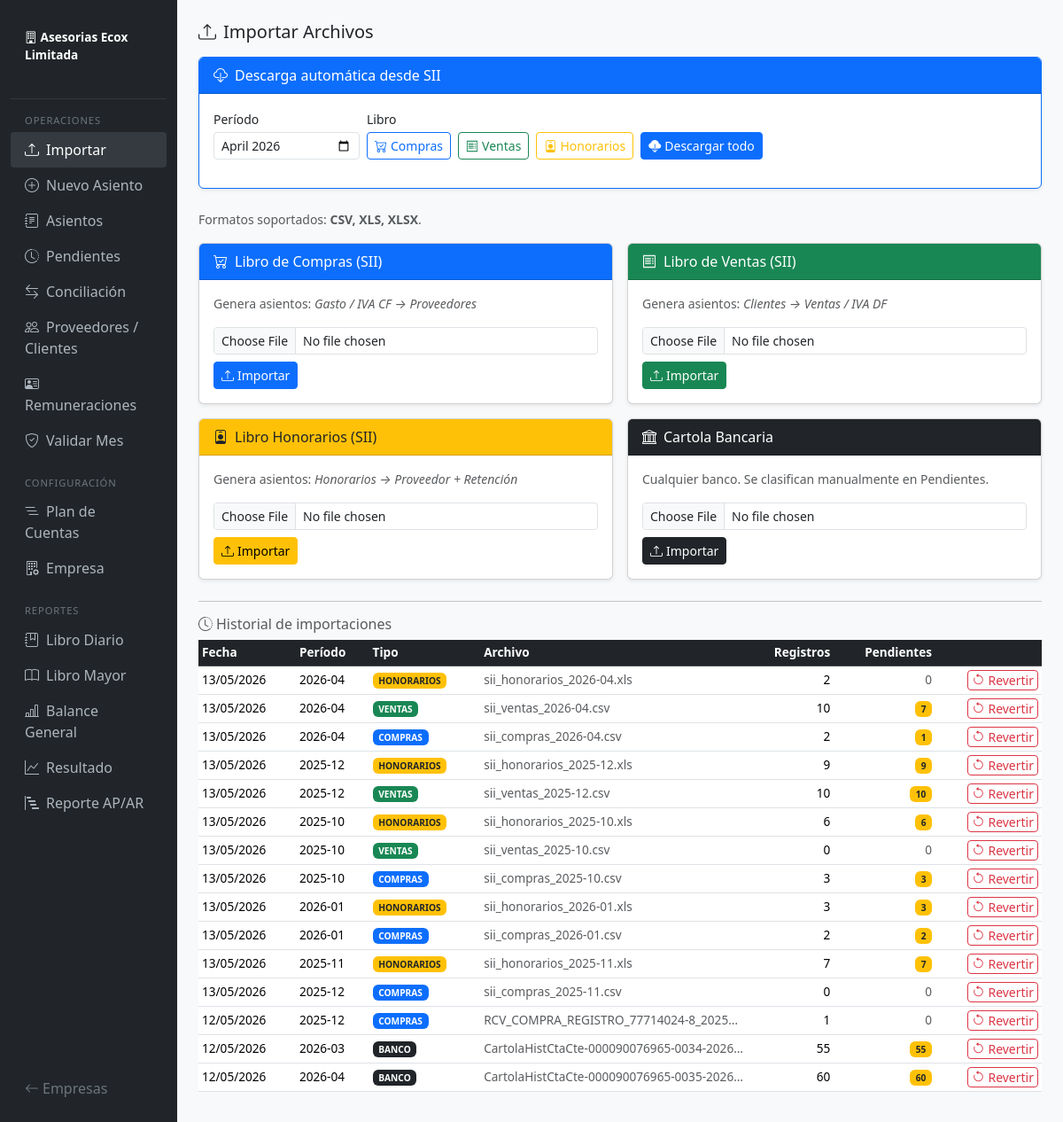
/empresa/2/importar, run on the app's committed database.
### models.py (models this page shows, shortened)
class Empresa(db.Model):
    __tablename__ = 'empresas'
    id = db.Column(db.Integer, primary_key=True)
    rut = db.Column(db.String(12), unique=True, nullable=False)
    razon_social = db.Column(db.String(200), nullable=False)
    nombre_fantasia = db.Column(db.String(200))
    giro = db.Column(db.String(300))
    activa = db.Column(db.Boolean, default=True)
    clave_sii = db.Column(db.String(200))   # clave portal SII (opcional)
    cuentas = db.relationship('Cuenta', backref='empresa', lazy='dynamic')
    asientos = db.relationship('Asiento', backref='empresa', lazy='dynamic')
    documentos_sii = db.relationship('DocumentoSII', backref='empresa', lazy='dynamic')
    movimientos_banco = db.relationship('MovimientoBanco', backref='empresa', lazy='dynamic')
    reglas = db.relationship('ReglaClasificacion', backref='empresa', lazy='dynamic')

class ArchivoImportado(db.Model):
    __tablename__ = 'archivos_importados'
    id = db.Column(db.Integer, primary_key=True)
    empresa_id = db.Column(db.Integer, db.ForeignKey('empresas.id'), nullable=False)
    tipo = db.Column(db.String(20), nullable=False)   # COMPRAS, VENTAS, HONORARIOS, BANCO
    nombre_archivo = db.Column(db.String(300))
    sha256 = db.Column(db.String(64), nullable=False)
    fecha_importacion = db.Column(db.DateTime, default=datetime.now)
    ndocs = db.Column(db.Integer, default=0)
    periodo = db.Column(db.String(7))        # "YYYY-MM" of most docs, nullable
    banco = db.Column(db.String(100))        # only for BANCO tipo
    cuenta_bancaria = db.Column(db.String(50))
    empresa = db.relationship('Empresa', backref=db.backref('archivos', lazy='dynamic'))

### routes/importar.py (the view)
@bp.route('/empresa/<int:eid>/importar')
def index(eid):
    empresa = Empresa.query.get_or_404(eid)
    archivos = (ArchivoImportado.query
                .filter_by(empresa_id=eid)
                .order_by(ArchivoImportado.fecha_importacion.desc())
                .all())
    from datetime import date
    hoy = date.today()
    if hoy.month == 1:
        mes_anterior = date(hoy.year - 1, 12, 1)
    else:
        mes_anterior = date(hoy.year, hoy.month - 1, 1)
    doc_pend = dict(
        db.session.query(DocumentoSII.archivo_origen, func.count(DocumentoSII.id))
        .filter_by(empresa_id=eid, procesado=False)
        .group_by(DocumentoSII.archivo_origen).all()
    )
    mov_pend = dict(
        db.session.query(MovimientoBanco.archivo_origen, func.count(MovimientoBanco.id))
        .filter_by(empresa_id=eid, procesado=False)
        .group_by(MovimientoBanco.archivo_origen).all()
    )
    def _pendientes(a):
        if a.tipo == 'BANCO':
            return mov_pend.get(a.nombre_archivo, 0)
        return doc_pend.get(a.nombre_archivo, 0)
    return render_template('importar/index.html', empresa=empresa, archivos=archivos,
                           pendientes_fn=_pendientes,
                           hoy=hoy.isoformat(),
                           mes_anterior=mes_anterior.strftime('%Y-%m'))

### templates/importar/index.html (shortened to what this page needs)
{% extends 'base.html' %}
{% block content %}
<h5 class="mb-3"><i class="bi bi-upload me-2"></i>Importar Archivos</h5>
{% if empresa.rut %}
<div class="card shadow-sm mb-4 border-primary">
  <div class="card-header bg-primary text-white d-flex justify-content-between align-items-center">
    <span><i class="bi bi-cloud-download me-2"></i>Descarga automática desde SII</span>
  </div>
  <div class="card-body">
    {% if empresa.clave_sii %}
    <div class="row g-2 align-items-end mb-3">
      <div class="col-auto">
        <label class="form-label small mb-1">Período</label>
        <input type="month" id="autoMes" class="form-control form-control-sm"
               value="{{ mes_anterior }}">
      </div>
      <div class="col-auto">
        <label class="form-label small mb-1">Libro</label>
        <div class="d-flex gap-2 flex-wrap">
          <button class="btn btn-sm btn-outline-primary btn-auto-sii" data-tipo="compras">
            <i class="bi bi-cart-check me-1"></i>Compras
          </button>
          <button class="btn btn-sm btn-outline-success btn-auto-sii" data-tipo="ventas">
            <i class="bi bi-receipt me-1"></i>Ventas
          </button>
          <button class="btn btn-sm btn-outline-warning btn-auto-sii" data-tipo="honorarios">
            <i class="bi bi-person-badge me-1"></i>Honorarios
          </button>
          <button class="btn btn-sm btn-primary" id="btnDescargarTodo">
            <i class="bi bi-cloud-download-fill me-1"></i>Descargar todo
          </button>
        </div>
      </div>
    </div>
    {% endif %}
  </div>
</div>
{% endif %}
<p class="text-muted small mb-3">Formatos soportados: <strong>CSV, XLS, XLSX</strong>.</p>
<div class="row g-3">
  <div class="col-md-6">
    <div class="card shadow-sm">
      <div class="card-header bg-primary text-white">
        <i class="bi bi-cart-check me-2"></i>Libro de Compras (SII)
      </div>
      <div class="card-body">
        <p class="small text-muted">Genera asientos: <em>Gasto / IVA CF → Proveedores</em></p>
        <form class="form-import"
              data-url="{{ url_for('importar.subir', eid=empresa.id, tipo='compras') }}"
              enctype="multipart/form-data">
          <div class="mb-2">
            <input type="file" name="archivo" class="form-control form-control-sm"
                   accept=".csv,.xls,.xlsx" required>
          </div>
          <button type="submit" class="btn btn-primary btn-sm">
            <i class="bi bi-upload me-1"></i>Importar
          </button>
        </form>
      </div>
    </div>
  </div>
  <div class="col-md-6">
    <div class="card shadow-sm">
      <div class="card-header bg-success text-white">
        <i class="bi bi-receipt me-2"></i>Libro de Ventas (SII)
      </div>
      <div class="card-body">
        <p class="small text-muted">Genera asientos: <em>Clientes → Ventas / IVA DF</em></p>
        <form class="form-import"
              data-url="{{ url_for('importar.subir', eid=empresa.id, tipo='ventas') }}"
              enctype="multipart/form-data">
          <div class="mb-2">
            <input type="file" name="archivo" class="form-control form-control-sm"
                   accept=".csv,.xls,.xlsx" required>
          </div>
          <button type="submit" class="btn btn-success btn-sm">
            <i class="bi bi-upload me-1"></i>Importar
          </button>
        </form>
      </div>
    </div>
  </div>
  <div class="col-md-6">
    <div class="card shadow-sm">
      <div class="card-header bg-warning text-dark">
        <i class="bi bi-person-badge me-2"></i>Libro Honorarios (SII)
      </div>
      <div class="card-body">
        <p class="small text-muted">Genera asientos: <em>Honorarios → Proveedor + Retención</em></p>
        <form class="form-import"
              data-url="{{ url_for('importar.subir', eid=empresa.id, tipo='honorarios') }}"
              enctype="multipart/form-data">
          <div class="mb-2">
            <input type="file" name="archivo" class="form-control form-control-sm"
                   accept=".csv,.xls,.xlsx" required>
          </div>
          <button type="submit" class="btn btn-warning btn-sm">
            <i class="bi bi-upload me-1"></i>Importar
          </button>
        </form>
      </div>
    </div>
  </div>
  <div class="col-md-6">
    <div class="card shadow-sm">
      <div class="card-header bg-dark text-white">
        <i class="bi bi-bank me-2"></i>Cartola Bancaria
      </div>
      <div class="card-body">
        <p class="small text-muted">Cualquier banco. Se clasifican manualmente en Pendientes.</p>
        <form class="form-import"
              data-url="{{ url_for('importar.subir', eid=empresa.id, tipo='banco') }}"
              enctype="multipart/form-data">
          <div class="mb-2">
            <input type="file" name="archivo" class="form-control form-control-sm"
                   accept=".csv,.xls,.xlsx" required>
          </div>
          <button type="submit" class="btn btn-dark btn-sm">
            <i class="bi bi-upload me-1"></i>Importar
          </button>
        </form>
      </div>
    </div>
  </div>
</div>
{% if archivos %}
<hr class="mt-4">
<h6 class="text-muted mt-3"><i class="bi bi-clock-history me-1"></i>Historial de importaciones</h6>
<div class="table-responsive">
  <table class="table table-sm table-hover align-middle">
    <thead class="table-dark">
      <tr>
        <th data-sort="date">Fecha</th>
        <th data-sort="text">Período</th>
        <th data-sort="text">Tipo</th>
        <th data-sort="text">Archivo</th>
        <th class="text-end" data-sort="num">Registros</th>
        <th class="text-end" data-sort="num">Pendientes</th>
        <th></th>
      </tr>
    </thead>
    <tbody>
      {% for a in archivos %}
      {% set pend = pendientes_fn(a) %}
      <tr>
        <td class="small text-nowrap">{{ a.fecha_importacion|fecha_cl }}</td>
        <td class="small">{{ a.periodo or '—' }}</td>
        <td>
          <span class="badge
            {% if a.tipo=='COMPRAS' %}bg-primary
            {% elif a.tipo=='VENTAS' %}bg-success
            {% elif a.tipo=='HONORARIOS' %}bg-warning text-dark
            {% else %}bg-dark{% endif %}">
            {{ a.tipo }}
          </span>
        </td>
        <td class="small text-muted" style="max-width:220px;overflow:hidden;text-overflow:ellipsis;white-space:nowrap"
            title="{{ a.nombre_archivo }}">{{ a.nombre_archivo }}</td>
        <td class="text-end small">{{ a.ndocs or 0 }}</td>
        <td class="text-end small">
          {% if pend > 0 %}
            <span class="badge bg-warning text-dark">{{ pend }}</span>
          {% else %}
            <span class="text-muted">0</span>
          {% endif %}
        </td>
        <td class="text-end">
          <form method="post"
                action="{{ url_for('importar.revertir', eid=empresa.id, aid=a.id) }}"
                class="d-inline">
            <button class="btn btn-sm btn-outline-danger py-0 px-1"
                    title="Eliminar registros pendientes de esta importación"
                    onclick="return confirm('¿Revertir importación «{{ a.nombre_archivo }}»?\nSe eliminarán {{ pend }} registro(s) pendiente(s).\nLos ya contabilizados NO se tocan.')">
              <i class="bi bi-arrow-counterclockwise me-1"></i>Revertir
            </button>
          </form>
        </td>
      </tr>
      {% endfor %}
    </tbody>
  </table>
</div>
{% endif %}
{% endblock %}

### templates/base.html (shortened to what this page needs)
<!DOCTYPE html>
<html lang="es">
<head>
  <link href="https://cdn.jsdelivr.net/npm/bootstrap@5.3.3/dist/css/bootstrap.min.css" rel="stylesheet">
  <link href="https://cdn.jsdelivr.net/npm/bootstrap-icons@1.11.3/font/bootstrap-icons.min.css" rel="stylesheet">
  <link href="https://cdn.jsdelivr.net/npm/tom-select@2.3.1/dist/css/tom-select.bootstrap5.min.css" rel="stylesheet">
</head>
<body>
<div class="container-fluid">
  <div class="row">
    {% if empresa is defined and empresa %}
    <nav class="col-md-2 sidebar d-flex flex-column py-3">
      <div class="empresa-nombre">
        <i class="bi bi-building me-1"></i>{{ empresa.nombre_fantasia or empresa.razon_social }}
        <div class="text-muted" style="font-size:.75rem;font-weight:400">{{ empresa.rut }}</div>
      </div>
      <hr class="text-secondary my-1">
      <div class="nav-section">Operaciones</div>
      <ul class="nav flex-column">
        <li><a class="nav-link {% if 'importar' in request.endpoint %}active{% endif %}"
               href="{{ url_for('importar.index', eid=empresa.id) }}">
          <i class="bi bi-upload me-2"></i>Importar</a></li>
        <li><a class="nav-link {% if request.endpoint=='asientos.nuevo' %}active{% endif %}"
               href="{{ url_for('asientos.nuevo', eid=empresa.id) }}">
          <i class="bi bi-plus-circle me-2"></i>Nuevo Asiento</a></li>
        <li><a class="nav-link {% if request.endpoint=='asientos.lista' %}active{% endif %}"
               href="{{ url_for('asientos.lista', eid=empresa.id) }}">
          <i class="bi bi-journal-text me-2"></i>Asientos</a></li>
        <li><a class="nav-link {% if 'pendientes' in request.endpoint %}active{% endif %}"
               href="{{ url_for('pendientes.index', eid=empresa.id) }}">
          <i class="bi bi-clock-history me-2"></i>Pendientes
        </a></li>
        <li><a class="nav-link {% if 'conciliacion' in request.endpoint %}active{% endif %}"
               href="{{ url_for('conciliacion.index', eid=empresa.id) }}">
          <i class="bi bi-arrow-left-right me-2"></i>Conciliación</a></li>
        <li><a class="nav-link {% if 'contrapartes' in request.endpoint %}active{% endif %}"
               href="{{ url_for('contrapartes.index', eid=empresa.id) }}">
          <i class="bi bi-people me-2"></i>Proveedores / Clientes</a></li>
        <li><a class="nav-link {% if 'remuneraciones' in request.endpoint %}active{% endif %}"
               href="{{ url_for('remuneraciones.index', eid=empresa.id) }}">
          <i class="bi bi-person-vcard me-2"></i>Remuneraciones</a></li>
        <li><a class="nav-link {% if 'validacion' in request.endpoint %}active{% endif %}"
               href="{{ url_for('validacion.index', eid=empresa.id) }}">
          <i class="bi bi-shield-check me-2"></i>Validar Mes</a></li>
      </ul>
      <div class="nav-section mt-2">Configuración</div>
      <ul class="nav flex-column">
        <li><a class="nav-link {% if 'cuentas' in request.endpoint %}active{% endif %}"
               href="{{ url_for('cuentas.lista', eid=empresa.id) }}">
          <i class="bi bi-list-nested me-2"></i>Plan de Cuentas</a></li>
        <li><a class="nav-link {% if request.endpoint in ('empresas.editar',) %}active{% endif %}"
               href="{{ url_for('empresas.editar', eid=empresa.id) }}">
          <i class="bi bi-building-gear me-2"></i>Empresa</a></li>
      </ul>
      <div class="nav-section mt-2">Reportes</div>
      <ul class="nav flex-column">
        <li><a class="nav-link {% if request.endpoint in ('reportes.diario','reportes.diario_imprimir') %}active{% endif %}"
               href="{{ url_for('reportes.diario', eid=empresa.id) }}">
          <i class="bi bi-journal-bookmark me-2"></i>Libro Diario</a></li>
        <li><a class="nav-link {% if request.endpoint in ('reportes.mayor','reportes.mayor_imprimir') %}active{% endif %}"
               href="{{ url_for('reportes.mayor', eid=empresa.id) }}">
          <i class="bi bi-book me-2"></i>Libro Mayor</a></li>
        <li><a class="nav-link {% if request.endpoint in ('reportes.balance','reportes.balance_imprimir') %}active{% endif %}"
               href="{{ url_for('reportes.balance', eid=empresa.id) }}">
          <i class="bi bi-bar-chart-line me-2"></i>Balance General</a></li>
        <li><a class="nav-link {% if request.endpoint=='reportes.resultado' %}active{% endif %}"
               href="{{ url_for('reportes.resultado', eid=empresa.id) }}">
          <i class="bi bi-graph-up me-2"></i>Resultado</a></li>
        <li><a class="nav-link {% if request.endpoint=='reportes.ap_ar' %}active{% endif %}"
               href="{{ url_for('reportes.ap_ar', eid=empresa.id) }}">
          <i class="bi bi-bar-chart-steps me-2"></i>Reporte AP/AR</a></li>
      </ul>
      <div class="mt-auto pt-3 pb-2">
        <a class="nav-link text-secondary" href="{{ url_for('main.index') }}">
          <i class="bi bi-arrow-left me-1"></i>Empresas
        </a>
      </div>
    </nav>
    <main class="col-md-10 main-content">
    {% else %}
    <main class="col-12 main-content">
    {% endif %}
      {% block content %}{% endblock %}
    </main>
  </div>
</div>
</body>
</html>

### templates/base.html (style rules this page uses)
body { background: #f8f9fa; }
.sidebar { min-height: 100vh; background: #212529; }
.sidebar .nav-link { color: #adb5bd; padding: .5rem 1rem; }
.sidebar .nav-link:hover, .sidebar .nav-link.active { color: #fff; background: #343a40; border-radius: 4px; }
.sidebar .nav-section { color: #6c757d; font-size: .7rem; text-transform: uppercase; letter-spacing: .08em; padding: .75rem 1rem .25rem; }
.sidebar .empresa-nombre { font-size: .85rem; font-weight: 600; color: #fff; padding: 1rem; }
.main-content { padding: 1.5rem; }
.table-sm td, .table-sm th { font-size: .85rem; }
th[data-sort] { cursor:pointer; user-select:none; white-space:nowrap; }

### data on the page
Empresa: nombre_fantasia+razon_social "Asesorias Ecox Limitada"
ArchivoImportado: fecha_importacion|fecha_cl "13/05/2026", periodo "2026-04", tipo "HONORARIOS", nombre_archivo "sii_honorarios_2026-04.xls", ndocs "2"
ArchivoImportado: fecha_importacion|fecha_cl "13/05/2026", periodo "2026-04", tipo "VENTAS", nombre_archivo "sii_ventas_2026-04.csv", ndocs "10", pend "7"
ArchivoImportado: fecha_importacion|fecha_cl "13/05/2026", periodo "2026-04", tipo "COMPRAS", nombre_archivo "sii_compras_2026-04.csv", ndocs "2", pend "1"
ArchivoImportado: fecha_importacion|fecha_cl "13/05/2026", periodo "2025-12", tipo "HONORARIOS", nombre_archivo "sii_honorarios_2025-12.xls", ndocs "9"
ArchivoImportado: fecha_importacion|fecha_cl "13/05/2026", periodo "2025-12", tipo "VENTAS", nombre_archivo "sii_ventas_2025-12.csv", ndocs "10"
ArchivoImportado: fecha_importacion|fecha_cl "13/05/2026", periodo "2025-10", tipo "HONORARIOS", nombre_archivo "sii_honorarios_2025-10.xls", ndocs "6"
ArchivoImportado: fecha_importacion|fecha_cl "13/05/2026", periodo "2025-10", tipo "VENTAS", nombre_archivo "sii_ventas_2025-10.csv", ndocs "0"
ArchivoImportado: fecha_importacion|fecha_cl "13/05/2026", periodo "2025-10", tipo "COMPRAS", nombre_archivo "sii_compras_2025-10.csv", ndocs "3"
ArchivoImportado: fecha_importacion|fecha_cl "13/05/2026", periodo "2026-01", tipo "HONORARIOS", nombre_archivo "sii_honorarios_2026-01.xls", ndocs "3"
ArchivoImportado: fecha_importacion|fecha_cl "13/05/2026", periodo "2026-01", tipo "COMPRAS", nombre_archivo "sii_compras_2026-01.csv", ndocs "2", pend "2"
ArchivoImportado: fecha_importacion|fecha_cl "13/05/2026", periodo "2025-11", tipo "HONORARIOS", nombre_archivo "sii_honorarios_2025-11.xls", ndocs "7"
ArchivoImportado: fecha_importacion|fecha_cl "13/05/2026", periodo "2025-12", tipo "COMPRAS", nombre_archivo "sii_compras_2025-11.csv", ndocs "0"
ArchivoImportado: fecha_importacion|fecha_cl "12/05/2026", periodo "2025-12", tipo "COMPRAS", nombre_archivo "RCV_COMPRA_REGISTRO_77714024-8_2025…", ndocs "1"
ArchivoImportado: fecha_importacion|fecha_cl "12/05/2026", periodo "2026-03", tipo "BANCO", nombre_archivo "CartolaHistCtaCte-000090076965-0034-2026…", ndocs "55"
ArchivoImportado: fecha_importacion|fecha_cl "12/05/2026", periodo "2026-04", tipo "BANCO", nombre_archivo "CartolaHistCtaCte-000090076965-0035-2026…", ndocs "60"
